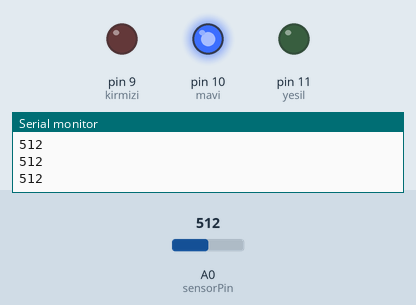
Simulated run of this sketch. Board: Arduino Uno, built with avr-gcc and run on an emulated ATmega328P. On the bench: output pins drawn as LEDs (lit = HIGH), the last lines printed to the serial monitor. The inputs (shaded band) are chosen by the test bench; at power-on: A0 (sensorPin) = 512.

Above: at 1.2 s.
1.3 s: A0 (sensorPin) set to 687
2.8 s: A0 (sensorPin) set to 719
At 3.8 s:
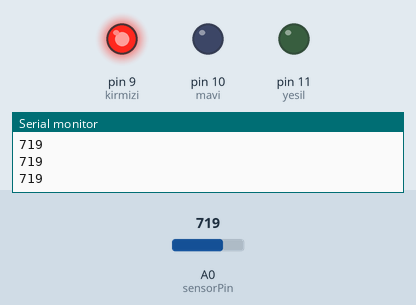
4.3 s: A0 (sensorPin) set to 690
At 4.9 s:
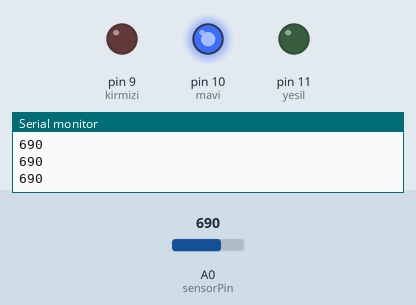
5.8 s: A0 (sensorPin) set to 710
At 6.1 s:
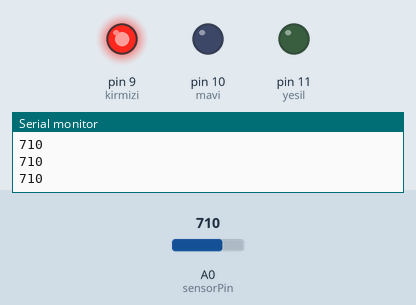
Timing chart, 0 to 8.3 s (numbered marks = the images above; inputs shaded):
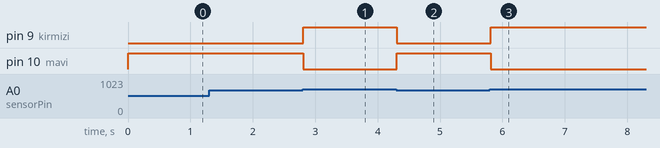

Measured:
- the behaviour switches between 700 and 701 on A0 (sensorPin) (found by bisection; images 0 and 1)
- after the input at 2.8 s, pin 9 (kirmizi): LOW → HIGH at once; pin 10 (mavi): HIGH → LOW at once
- after the input at 4.3 s, pin 9 (kirmizi): HIGH → LOW at once; pin 10 (mavi): LOW → HIGH at once
- after the input at 5.8 s, pin 9 (kirmizi): LOW → HIGH at once; pin 10 (mavi): HIGH → LOW at once

The sketch:

gaz_sensoru.ino
```cpp
int kirmizi=9;
int mavi=10;
int yesil=11;
int sensorPin=A0;


void setup() {
  pinMode(kirmizi,OUTPUT);
  pinMode(mavi,OUTPUT);
  pinMode(yesil,OUTPUT);
  Serial.begin(9600);

}

void loop() {
  int deger=analogRead(sensorPin);
  Serial.println(deger);
  if(deger>700)
  {
    digitalWrite(kirmizi,HIGH);
    digitalWrite(mavi,LOW);
    digitalWrite(yesil,LOW);
  }
  else if(400<deger<700)
  {
    digitalWrite(kirmizi,LOW);
    digitalWrite(mavi,HIGH);
    digitalWrite(yesil,LOW);
  }
  else
  {
    digitalWrite(kirmizi,LOW);
    digitalWrite(mavi,LOW);
    digitalWrite(yesil,HIGH);
  }


    }
```
